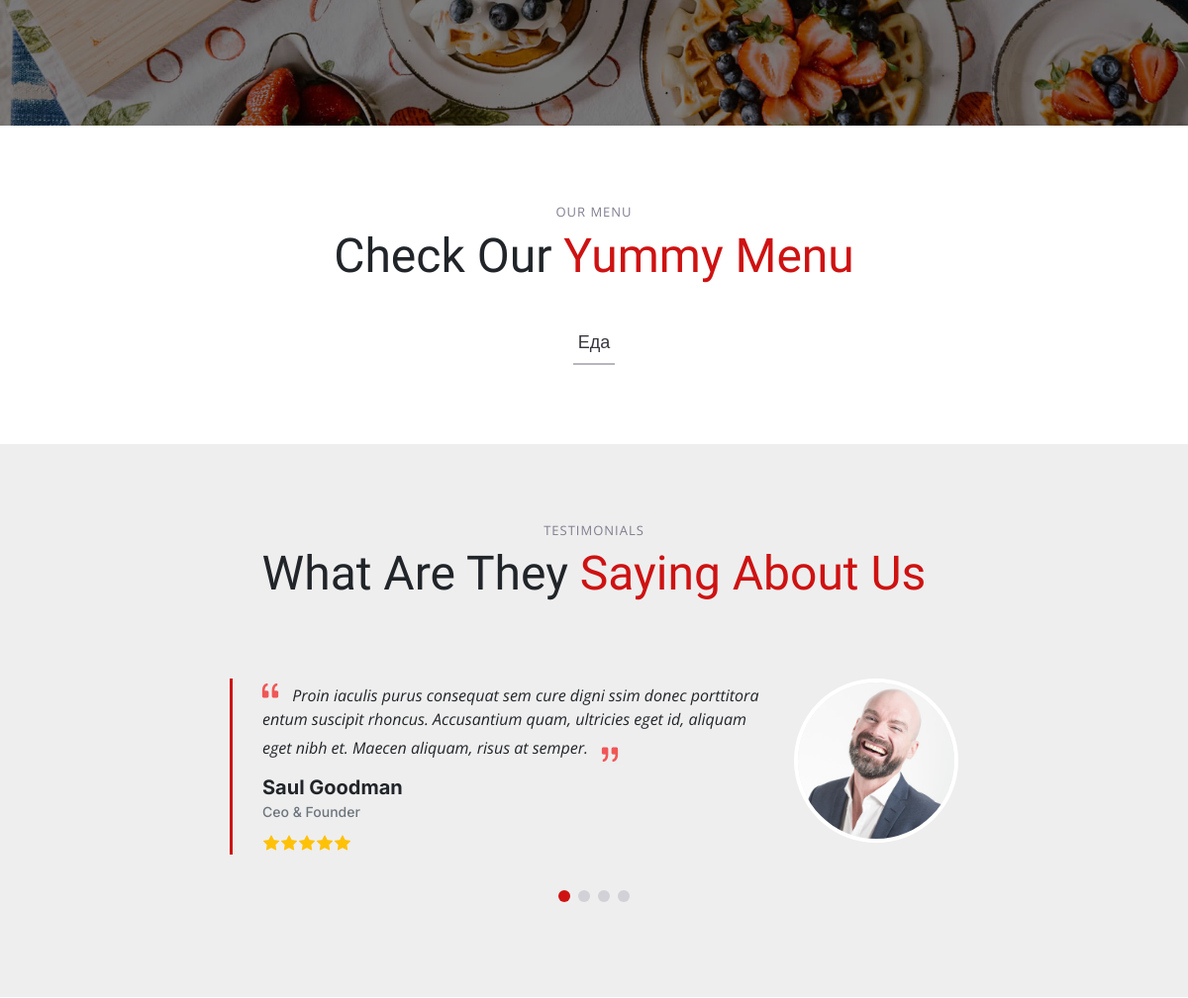
The app's page / (middle part), older data.
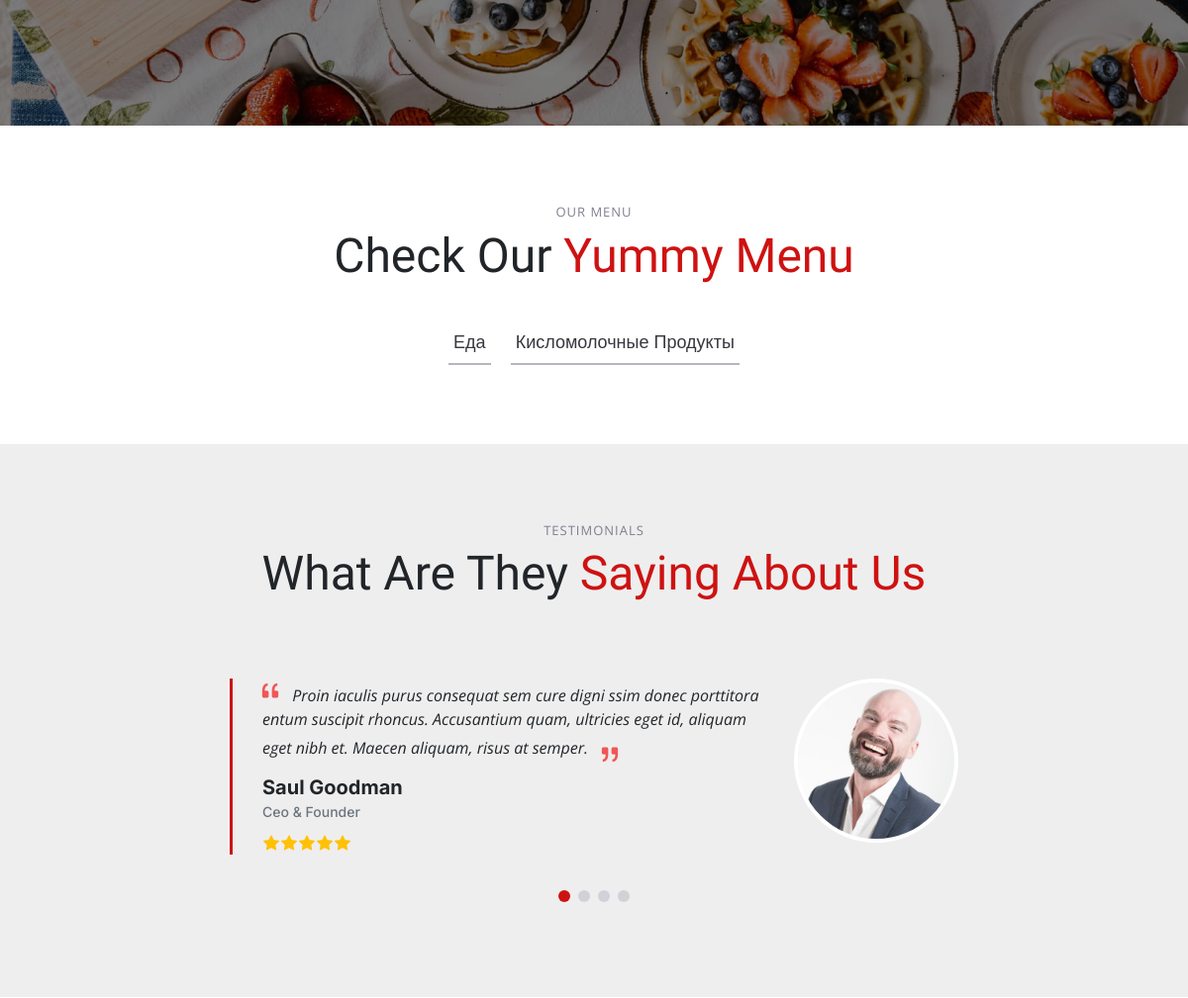
The same page, newer data.
### app/models.py (models this page shows, shortened)
class Category(models.Model):
    name = models.CharField(
        max_length=24,
        verbose_name='название',
        help_text='Макс. 24 символа'
    )
    parent = models.ForeignKey(
        'Category',
        on_delete=models.CASCADE,
        blank=True, null=True,
        verbose_name='род. категория'
    )
    descr = models.CharField(
        max_length=140,
        blank=True,
        null=True,
        verbose_name='описание',
        help_text='Макс. 24 символа'
    )
    is_published = models.BooleanField(
        default=False,
        verbose_name='публикация'
    )
    class Meta:
        db_table = 'app_categories'
        verbose_name = 'категория'
        verbose_name_plural = 'категории'
        ordering = ('is_published', 'name')

### app/views.py (the view, shortened to what this page needs)
# urls.py: path('', ProductView.as_view()),
class ProductView(ListView):
    model = Category
    template_name = 'app/index.html'
    context_object_name = 'products'
    object_list = None
    def get_context_data(self, *, object_list=None, **kwargs):
        content = super(ProductView, self).get_context_data()
        categories = Category.objects.all().order_by('name')
        content.update({
        'categories': categories,
        'contact_form': ContactForm,
        'contact_error': None
        })
        return content
    def get_queryset(self):
        return Product.objects.filter(is_published=True).select_related('category')

### app/templates/app/index.html (shortened to what this page needs)
{% extends "app/base.html"%}
{% block content %}
  <main id="main">
    <section id="stats-counter" class="stats-counter">
      <div class="container" data-aos="zoom-out">
        <div class="row gy-4">
          <div class="col-lg-3 col-md-6">
            <div class="stats-item text-center w-100 h-100">
            </div>
          </div>
          <div class="col-lg-3 col-md-6">
            <div class="stats-item text-center w-100 h-100">
            </div>
          </div>
          <div class="col-lg-3 col-md-6">
            <div class="stats-item text-center w-100 h-100">
            </div>
          </div>
          <div class="col-lg-3 col-md-6">
            <div class="stats-item text-center w-100 h-100">
            </div>
          </div>
        </div>
      </div>
    </section>
    {% include "app/menu.html" %}
    <section id="testimonials" class="testimonials section-bg">
      <div class="container" data-aos="fade-up">
        <div class="section-header">
          <h2>Testimonials</h2>
          <p>What Are They <span>Saying About Us</span></p>
        </div>
        <div class="slides-1 swiper" data-aos="fade-up" data-aos-delay="100">
          <div class="swiper-wrapper">
            <div class="swiper-slide">
              <div class="testimonial-item">
                <div class="row gy-4 justify-content-center">
                  <div class="col-lg-6">
                    <div class="testimonial-content">
                      <p>
                        <i class="bi bi-quote quote-icon-left"></i>
                        Proin iaculis purus consequat sem cure digni ssim donec porttitora entum suscipit rhoncus. Accusantium quam, ultricies eget id, aliquam eget nibh et. Maecen aliquam, risus at semper.
                        <i class="bi bi-quote quote-icon-right"></i>
                      </p>
                      <h3>Saul Goodman</h3>
                      <h4>Ceo &amp; Founder</h4>
                      <div class="stars">
                        <i class="bi bi-star-fill"></i><i class="bi bi-star-fill"></i><i class="bi bi-star-fill"></i><i class="bi bi-star-fill"></i><i class="bi bi-star-fill"></i>
                      </div>
                    </div>
                  </div>
                  <div class="col-lg-2 text-center">
                    <img src="assets/img/testimonials/testimonials-1.jpg" class="img-fluid testimonial-img" alt="">
                  </div>
                </div>
              </div>
            </div>
            <div class="swiper-slide">
              <div class="testimonial-item">
                <div class="row gy-4 justify-content-center">
                </div>
              </div>
            </div>
            <div class="swiper-slide">
              <div class="testimonial-item">
                <div class="row gy-4 justify-content-center">
                </div>
              </div>
            </div>
          </div>
          <div class="swiper-pagination"></div>
        </div>
      </div>
    </section>
  </main>
{% endblock %}

### app/templates/app/menu.html (shortened to what this page needs)
    {% load static %}
    <section id="menu" class="menu">
      <div class="container" data-aos="fade-up">
        <div class="section-header">
          <h2>Our Menu</h2>
          <p>Check Our <span>Yummy Menu</span></p>
        </div>
        <ul class="nav nav-tabs d-flex justify-content-center" data-aos="fade-up" data-aos-delay="200">
          {% for category in categories %}
          <li class="nav-item">
            <a class="nav-link" data-bs-toggle="tab" data-bs-target="#menu-{{ category.name|lower }}">
              <h4>{{ category.name|title }}</h4>
            </a>
          </li>
          {% endfor %}
        </ul>
      </div>
    </section>

Row changes from the older to the newer data that the page shows:
added Category: name "Кисломолочные Продукты"
